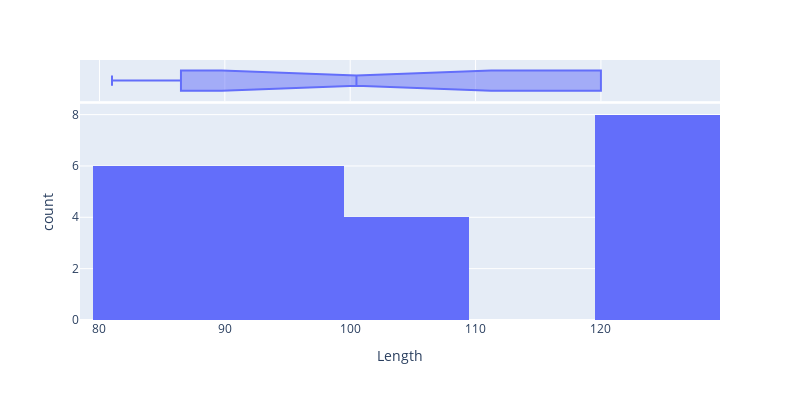

Write notebook code for a chart like this one.
### Code cell
fig = px.histogram(df, x=df['Length'], marginal = "box",width=800, height=400)
fig.show()

### Figure 1 — Plotly figure (JSON) as saved in the notebook; plotly's stock layout.template omitted (floating-point values rounded to 4 significant figures)
{"data": [{"alignmentgroup": "True", "bingroup": "x", "hovertemplate": "Length=%{x}<br>count=%{y}<extra></extra>", "legendgroup": "", "marker": {"color": "#636efa"}, "name": "", "offsetgroup": "", "orientation": "v", "showlegend": false, "type": "histogram", "x": [120, 120, 92, 92, 120, 120, 81, 81, 109, 109, 81, 81, 109, 109, 92, 92, 120, 120, 92, 92, 120, 120, 81, 81], "xaxis": "x", "yaxis": "y"}, {"alignmentgroup": "True", "hovertemplate": "Length=%{x}<extra></extra>", "legendgroup": "", "marker": {"color": "#636efa"}, "name": "", "notched": true, "offsetgroup": "", "showlegend": false, "type": "box", "x": [120, 120, 92, 92, 120, 120, 81, 81, 109, 109, 81, 81, 109, 109, 92, 92, 120, 120, 92, 92, 120, 120, 81, 81], "xaxis": "x2", "yaxis": "y2"}], "layout": {"barmode": "relative", "height": 400, "legend": {"tracegroupgap": 0}, "margin": {"t": 60}, "width": 800, "xaxis": {"anchor": "y", "domain": [0, 1], "title": {"text": "Length"}}, "xaxis2": {"anchor": "y2", "domain": [0, 1], "matches": "x", "showgrid": true, "showticklabels": false}, "yaxis": {"anchor": "x", "domain": [0, 0.8316], "title": {"text": "count"}}, "yaxis2": {"anchor": "x2", "domain": [0.8416, 1], "matches": "y2", "showgrid": false, "showline": false, "showticklabels": false, "ticks": ""}}}
